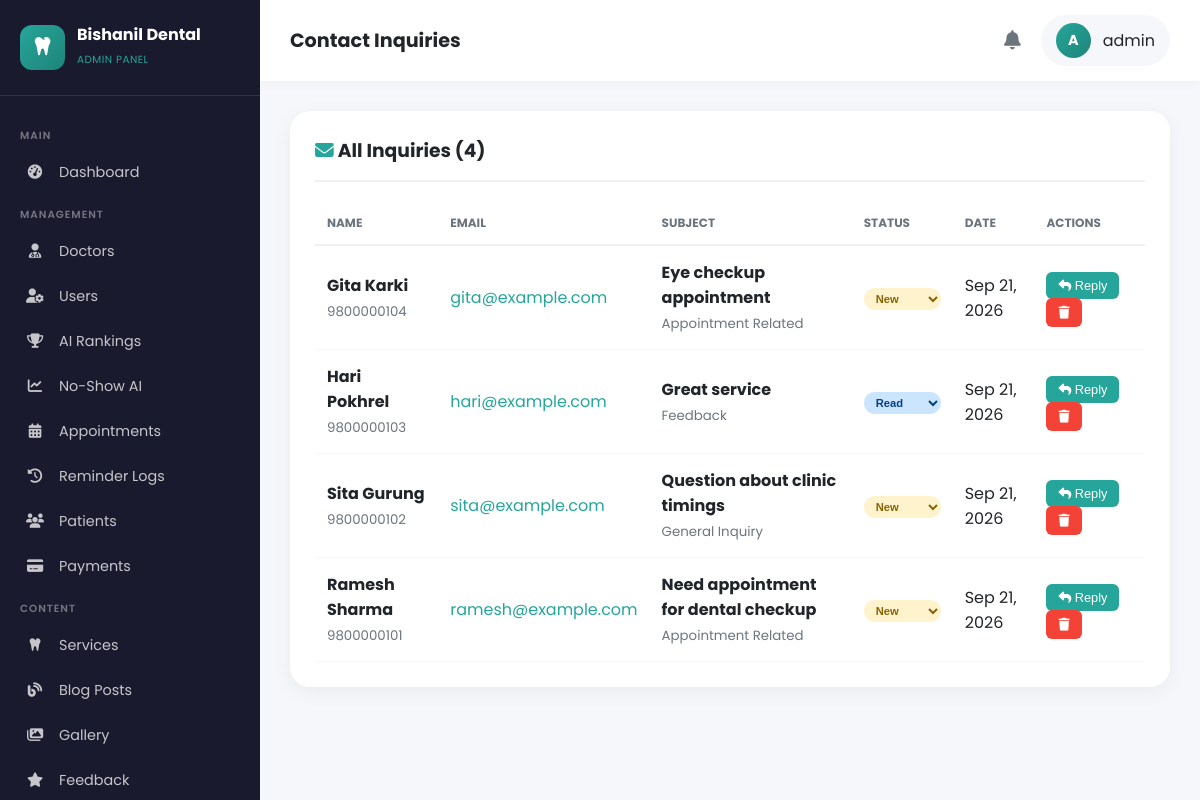
The page /admin-panel/inquiries/ (signed in) on the database as committed earlier.
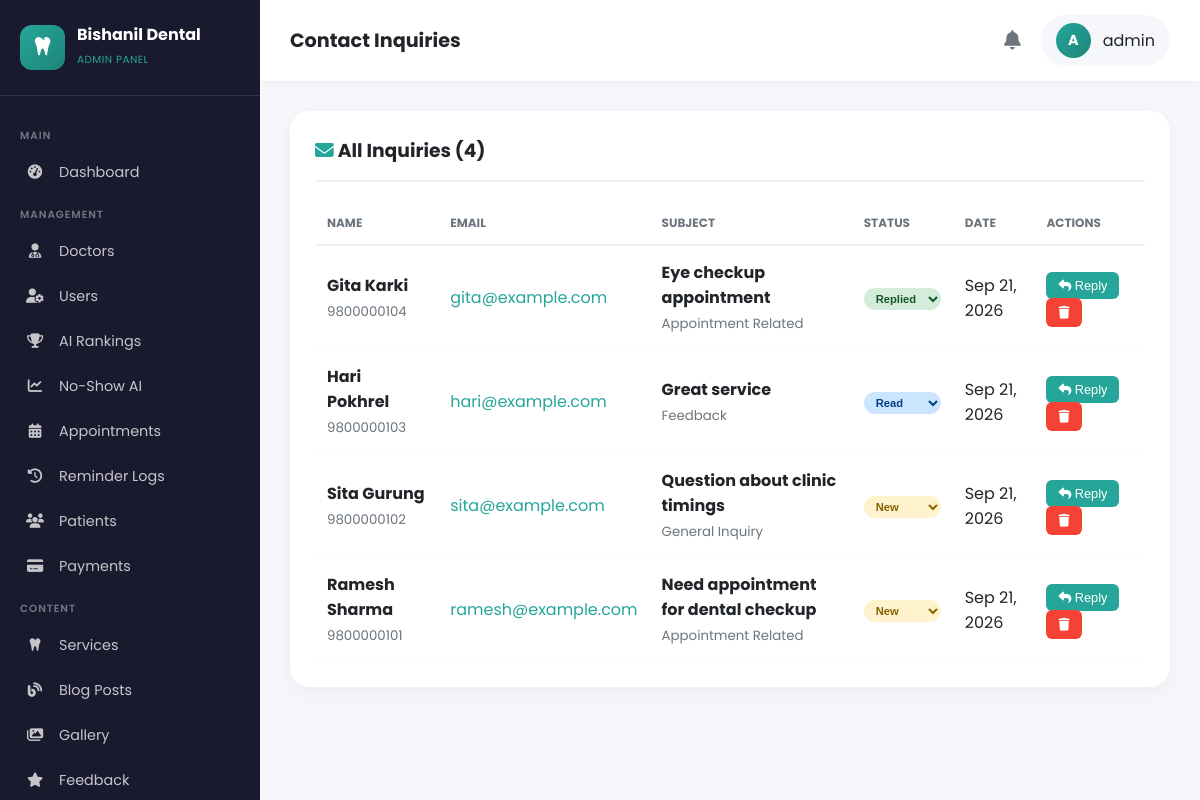
The same page on the database as committed later.
### contact/models.py (models this page shows, shortened)
class ContactInquiry(models.Model):
    INQUIRY_TYPES = [
        ('general', 'General Inquiry'),
        ('appointment', 'Appointment Related'),
        ('feedback', 'Feedback'),
        ('complaint', 'Complaint'),
        ('career', 'Career Opportunity'),
        ('other', 'Other'),
    ]
    STATUS_CHOICES = [
        ('new', 'New'),
        ('read', 'Read'),
        ('replied', 'Replied'),
        ('closed', 'Closed'),
    ]
    name = models.CharField(max_length=200)
    email = models.EmailField()
    phone = models.CharField(max_length=20)
    inquiry_type = models.CharField(max_length=50, choices=INQUIRY_TYPES, default='general')
    subject = models.CharField(max_length=300)
    message = models.TextField()
    preferred_contact = models.CharField(max_length=50, choices=[
        ('email', 'Email'),
        ('phone', 'Phone'),
        ('whatsapp', 'WhatsApp'),
    ], default='email')
    best_time_to_call = models.CharField(max_length=100, blank=True)
    status = models.CharField(max_length=20, choices=STATUS_CHOICES, default='new')
    admin_notes = models.TextField(blank=True)
    created_at = models.DateTimeField(auto_now_add=True)
    updated_at = models.DateTimeField(auto_now=True)
    class Meta:
        ordering = ['-created_at']
        verbose_name = 'Contact Inquiry'
        verbose_name_plural = 'Contact Inquiries'

### dashboard/views.py (the view)
# urls.py: path('inquiries/', views.manage_inquiries, name='manage_inquiries'),
@login_required(login_url='/admin-panel/login/')
@user_passes_test(is_admin, login_url='/admin-panel/login/')
def manage_inquiries(request):
    return render(request, 'dashboard/manage_inquiries.html', {
        'inquiries': ContactInquiry.objects.all().order_by('-created_at')
    })

### contact/context_processors.py (called while the page is built)
def contact_settings(request):
    try:
        settings = ContactSettings.objects.first()
    except:
        settings = None
    return {'contact_settings': settings}

### dashboard/views.py (called while the page is built)
def is_admin(user):
    return user.is_authenticated and user.is_staff

### doctors/context_processors.py (called while the page is built)
def doctor_profile(request):
    if request.user.is_authenticated:
        try:
            from .models import Doctor
            doctor = Doctor.objects.get(user=request.user)
            return {'doctor_profile': doctor}
        except:
            pass
    return {'doctor_profile': None}

### templates/dashboard/manage_inquiries.html (shortened to what the changed rows need)
{% extends 'dashboard/base_admin.html' %}
{% load static %}
{% block page_title %}Contact Inquiries{% endblock %}
{% block content %}
<div style="background: white; border-radius: 20px; padding: 25px; box-shadow: 0 5px 20px rgba(0,0,0,0.05);">
    {% if inquiries %}
    <table style="width: 100%; border-collapse: collapse;">
        <thead>
            <tr>
                <th style="padding: 12px; text-align: left; font-size: 0.75rem; color: #6c757d; text-transform: uppercase; border-bottom: 2px solid #f0f0f0;">Name</th>
                <th style="padding: 12px; text-align: left; font-size: 0.75rem; color: #6c757d; text-transform: uppercase; border-bottom: 2px solid #f0f0f0;">Email</th>
                <th style="padding: 12px; text-align: left; font-size: 0.75rem; color: #6c757d; text-transform: uppercase; border-bottom: 2px solid #f0f0f0;">Subject</th>
                <th style="padding: 12px; text-align: left; font-size: 0.75rem; color: #6c757d; text-transform: uppercase; border-bottom: 2px solid #f0f0f0;">Status</th>
                <th style="padding: 12px; text-align: left; font-size: 0.75rem; color: #6c757d; text-transform: uppercase; border-bottom: 2px solid #f0f0f0;">Date</th>
                <th style="padding: 12px; text-align: left; font-size: 0.75rem; color: #6c757d; text-transform: uppercase; border-bottom: 2px solid #f0f0f0;">Actions</th>
            </tr>
        </thead>
        <tbody>
            {% for inq in inquiries %}
            <tr>
                <td style="padding: 14px 12px; border-bottom: 1px solid #f8f9fa;">
                    <strong>{{ inq.name }}</strong><br>
                    <small style="color: #6c757d;">{{ inq.phone }}</small>
                </td>
                <td style="padding: 14px 12px; border-bottom: 1px solid #f8f9fa;">
                    <a href="mailto:{{ inq.email }}" style="color: #26a69a; text-decoration: none;">{{ inq.email }}</a>
                </td>
                <td style="padding: 14px 12px; border-bottom: 1px solid #f8f9fa;">
                    <strong>{{ inq.subject|truncatechars:40 }}</strong><br>
                    <small style="color: #6c757d;">{{ inq.get_inquiry_type_display }}</small>
                </td>
                <td style="padding: 14px 12px; border-bottom: 1px solid #f8f9fa;">
                    <form method="POST" action="{% url 'dashboard:update_inquiry_status' inq.id %}" style="display: inline;">
                        <select name="status" onchange="this.form.submit()" style="padding: 4px 8px; border-radius: 15px; font-size: 0.7rem; font-weight: 600; border: none; cursor: pointer;
                            {% if inq.status == 'new' %}background: #fff3cd; color: #856404;
                            {% elif inq.status == 'replied' %}background: #d4edda; color: #155724;
                            {% elif inq.status == 'read' %}background: #cce5ff; color: #004085;
                            {% else %}background: #e2e3e5; color: #383d41;{% endif %}">
                            <option value="new" {% if inq.status == 'new' %}selected{% endif %}>New</option>
                            <option value="replied" {% if inq.status == 'replied' %}selected{% endif %}>Replied</option>
                        </select>
                    </form>
                </td>
                <td style="padding: 14px 12px; border-bottom: 1px solid #f8f9fa;">{{ inq.created_at|date:"M d, Y" }}</td>
                <td style="padding: 14px 12px; border-bottom: 1px solid #f8f9fa;">
                    <button onclick="openReplyModal({{ inq.id }}, '{{ inq.name|escapejs }}', '{{ inq.email }}', '{{ inq.subject|escapejs }}', '{{ inq.message|escapejs }}')" style="background: #26a69a; color: white; padding: 6px 12px; border-radius: 6px; border: none; cursor: pointer; font-size: 0.8rem; margin-right: 3px;">
                        <i class="fas fa-reply"></i> Reply
                    </button>
                    <a href="{% url 'dashboard:delete_inquiry' inq.id %}" onclick="return confirm('Delete this inquiry?');" style="background: #f44336; color: white; padding: 6px 12px; border-radius: 6px; text-decoration: none; font-size: 0.8rem;">
                        <i class="fas fa-trash"></i>
                    </a>
                </td>
            </tr>
            {% endfor %}
        </tbody>
    </table>
    {% else %}
    <p style="text-align: center; padding: 40px; color: #6c757d;">
        <i class="fas fa-inbox" style="font-size: 3rem; display: block; margin-bottom: 15px; color: #dee2e6;"></i>
        No inquiries yet
    </p>
    {% endif %}
</div>
{% endblock %}

Rows that differ between the two databases and show on the page:
changed ContactInquiry "Gita Karki": status "New" → "Replied"
